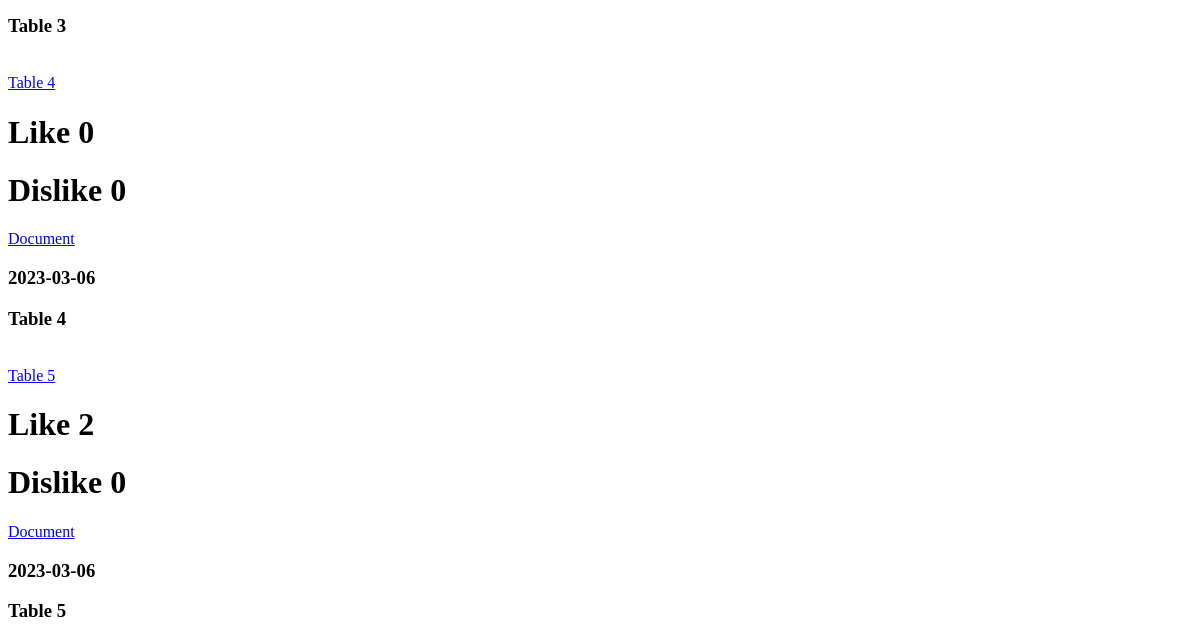
The page /Code/list.php (lower part) on the database as committed earlier.
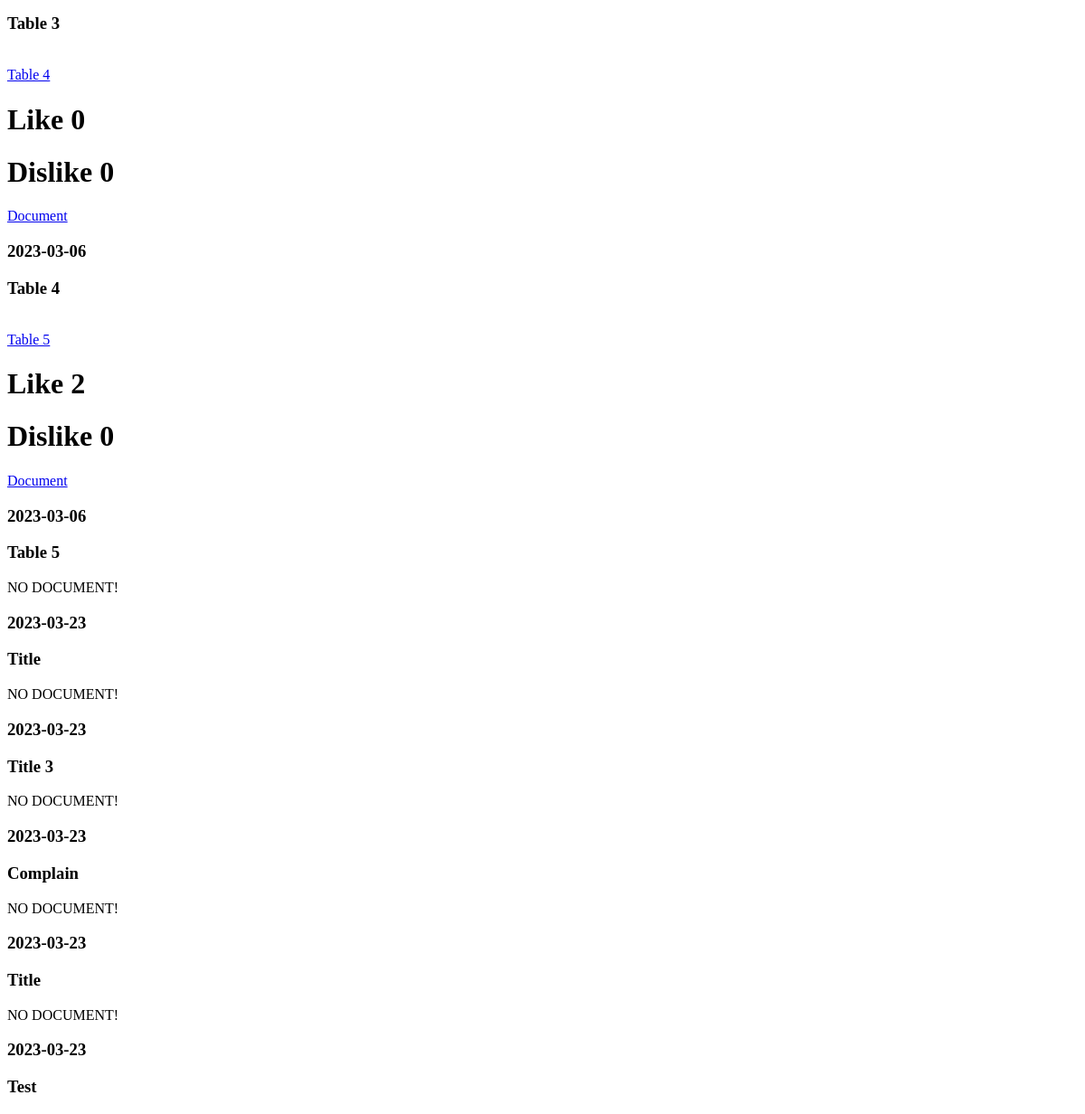
The same page on the database as committed later.
### tables this page shows
CREATE TABLE `idea` (
  `idea_id` int(11) NOT NULL,
  `document_url` varchar(100) NOT NULL,
  `a_status` int(11) NOT NULL,
  `categories_id` int(11) NOT NULL,
  `views` int(11) NOT NULL,
  `submitDate` date NOT NULL,
  `user_id` int(11) NOT NULL,
  `description` varchar(255) NOT NULL,
  `title` varchar(255) NOT NULL,
  `title_id` int(11) NOT NULL
);

### Code/list.php (the view, shortened to what this page needs)
<?php
include("header.php");
include("includes/dbConnection.inc.php");
if(isset($_GET['view']))
{
    $sql="SELECT idea.idea_id, idea.document_url,idea.submitDate,idea.title,sum(t_up),sum(t_down) FROM idea
    LEFT JOIN likepost ON idea.idea_id= likepost.idea_id
    group by idea.idea_id ORDER BY views DESC";
}
else if(isset($_GET['tup']))
{
    $sql="SELECT idea.idea_id, idea.document_url,idea.submitDate,idea.title,sum(t_up),sum(t_down) FROM idea
    LEFT JOIN likepost ON idea.idea_id= likepost.idea_id
    group by idea.idea_id ORDER BY t_up DESC";
}
else if (isset($_GET['tdown']))
{
    $sql="SELECT idea.idea_id, idea.document_url,idea.submitDate,idea.title,sum(t_up),sum(t_down) FROM idea
    LEFT JOIN likepost ON idea.idea_id= likepost.idea_id
    group by idea.idea_id ORDER BY t_down DESC";
}
else if(isset($_GET['idea']))
{
    $sql="SELECT idea.idea_id, idea.document_url,idea.submitDate,idea.title,sum(t_up),sum(t_down) FROM idea
    LEFT JOIN likepost ON idea.idea_id= likepost.idea_id
    group by idea.idea_id ORDER BY submitDate DESC";
}
else if (isset($_GET["comment"]))
{
    $sql="SELECT idea.idea_id, idea.document_url,idea.submitDate,idea.title,sum(t_up),sum(t_down) FROM idea
    LEFT JOIN likepost ON idea.idea_id= likepost.idea_id
    LEFT JOIN comment ON idea.idea_id=comment.idea_id
    group by idea.idea_id ORDER BY comment.commentDate DESC";
}
else
{
 $sql="SELECT idea.idea_id, idea.document_url,idea.submitDate,idea.title,sum(t_up),sum(t_down) FROM idea
 LEFT JOIN likepost ON idea.idea_id= likepost.idea_id
 group by idea.idea_id";
}
$result = mysqli_query($conn, $sql);
$resultCheck = mysqli_num_rows($result);
?>
<?php
if ($resultCheck > 0) {
    while ($row = mysqli_fetch_assoc($result)) {
        $id=$row['idea_id'];
        $url = $row['document_url'];
        $submitDate=$row['submitDate'];
        $title=$row['title'];
        $t_up=$row['sum(t_up)'];
        $t_down=$row['sum(t_down)'];
        if ($url!=="")
        {
            ?>
<br />
<a href="listdetails.php?id=<?php echo $id?>"><?php echo $title?></a>
<br />
<h1>Like
    <?php
if ($t_up==null)
{
$t_up=0;
}
echo $t_up;
?>
</h1>
<h1>Dislike <?php
if ($t_down==null)
{
$t_down=0;
}
echo $t_down?></h1>
<a href=" uploads/<?php echo $url?>">Document</a>
<?php
                        }
                              else{
                                echo "NO DOCUMENT!";
                              }
                ?>
<h3><?php echo $submitDate?></h3>
<h3><?php echo $title ?></h3>
<?php
        }
}
?>
<?php
include("footer.php");
?>

Rows that differ between the two databases and show on the page:
added idea: document_url "NO DOCUMENT!", submitDate "2023-03-23", title "Title"
added idea: document_url "NO DOCUMENT!", submitDate "2023-03-23", title "Title 3"
added idea: document_url "NO DOCUMENT!", submitDate "2023-03-23", title "Complain"
added idea: document_url "NO DOCUMENT!", submitDate "2023-03-23", title "Title"
added idea: document_url "NO DOCUMENT!", submitDate "2023-03-23", title "Test"
